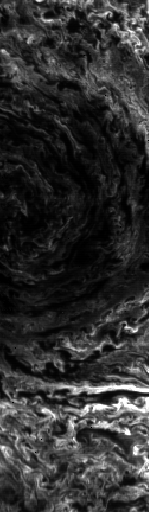
#> input picture data/north1_crop.png, 149 x 512 px
$ python Image_splicer.py
#> lines starting #> are read from the running program, lines starting #| are printed output that depends on the picture
#!/usr/bin/env python3
# -*- coding: utf-8 -*-
"""
Created on Mon Mar 21 12:36:24 2022

@author: capstone
"""

import cv2
import numpy as np
import matplotlib.pyplot as plt

img1 = cv2.imread('data/north1_crop.png')
#> img1 is the input picture: shape (512, 149, 3); min 0, max 255, mean 47.7
img2 = cv2.imread('data/north2_crop.png')
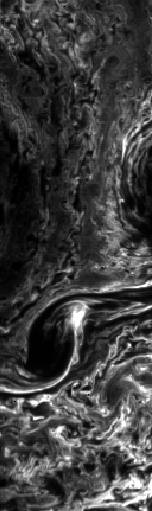
#> input picture data/north2_crop.png, 152 x 511 px
#> img2 is the input picture: shape (511, 152, 3); min 0, max 255, mean 62.6

sift = cv2.xfeatures2d.SIFT_create()
# find the keypoints and descriptors with SIFT
kp1, des1 = sift.detectAndCompute(img1,None)
#> kp1 = 972 keypoints; strongest (x, y, size): (127, 432, 4.3), (100, 407, 5.9), (132, 387, 5), (132, 395, 7)
kp2, des2 = sift.detectAndCompute(img2,None)
#> kp2 = 1295 keypoints; strongest (x, y, size): (129, 345, 2.6), (34, 403, 4.9), (77, 318, 13.3), (35, 418, 3.1)

bf = cv2.BFMatcher()
matches = bf.knnMatch(des1,des2, k=2)
#> matches = 972 matches
print(matches)
#> (printed output is left out)

# Apply ratio test
good = []
for m in matches:
    if m[0].distance < 0.5*m[1].distance:
        good.append(m)
#> after the loop, good = 4 matches
matches = np.asarray(good)

print(matches)

if len(matches[:,0]) >= 4:
    src = np.float32([ kp1[m.queryIdx].pt for m in matches[:,0] ]).reshape(-1,1,2)
#> src = [[137.3, 32.09], [139.8, 29.36], [142.4, 24.5], [142.7, 135.9]]
    dst = np.float32([ kp2[m.trainIdx].pt for m in matches[:,0] ]).reshape(-1,1,2)
#> dst = [[11.05, 29.43], [13.63, 26.43], [15.98, 21.41], [15.6, 134.5]]
    H, masked = cv2.findHomography(src, dst, cv2.RANSAC, 5.0)
#> H = [[-0.395, -0.00447, 51.53], [-0.313, -0.361, 46.97], [-0.00907, -0.000393, 1]]; masked = [1, 1, 1, 1]
    #print H
else:
    raise AssertionError("Can’t find enough keypoints.")

dst = cv2.warpPerspective(img2,H,(img1.shape[1] + img2.shape[1], img1.shape[0]))
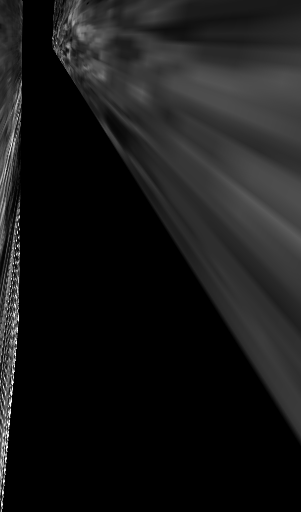
#> dst: shape (512, 301, 3); min 0, max 255, mean 24.6
plt.subplot(122),plt.imshow(dst),plt.title('Warped Image')
plt.show()
plt.figure()
dst[0:img1.shape[0], 0:img1.shape[1]] = img1
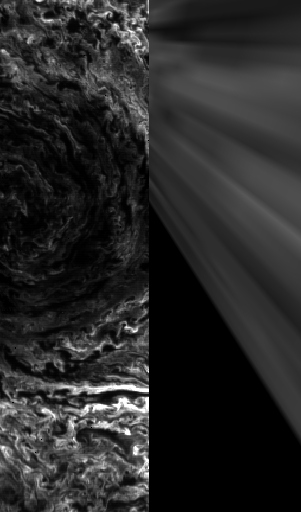
#> dst: shape (512, 301, 3); min 0, max 255, mean 40.2
cv2.imwrite('output.jpg',dst)
plt.imshow(dst)
plt.show()
